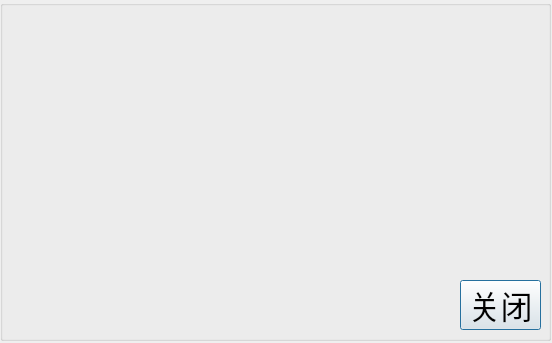
<?xml version="1.0" encoding="UTF-8"?>
<ui version="4.0">
 <class>Showcurve</class>
 <widget class="QDialog" name="Showcurve">
  <property name="geometry">
   <rect>
    <x>0</x>
    <y>0</y>
    <width>552</width>
    <height>343</height>
   </rect>
  </property>
  <property name="windowTitle">
   <string>Curve</string>
  </property>
  <property name="windowIcon">
   <iconset resource="../rc.qrc">
    <normaloff>:/image/update.png</normaloff>:/image/update.png</iconset>
  </property>
  <widget class="QGroupBox" name="groupBox">
   <property name="geometry">
    <rect>
     <x>0</x>
     <y>0</y>
     <width>551</width>
     <height>341</height>
    </rect>
   </property>
   <property name="title">
    <string/>
   </property>
   <widget class="QCustomPlot" name="curve" native="true">
    <property name="geometry">
     <rect>
      <x>10</x>
      <y>10</y>
      <width>441</width>
      <height>321</height>
     </rect>
    </property>
   </widget>
   <widget class="QPushButton" name="shutdownButton">
    <property name="geometry">
     <rect>
      <x>460</x>
      <y>280</y>
      <width>81</width>
      <height>50</height>
     </rect>
    </property>
    <property name="minimumSize">
     <size>
      <width>0</width>
      <height>50</height>
     </size>
    </property>
    <property name="maximumSize">
     <size>
      <width>150</width>
      <height>50</height>
     </size>
    </property>
    <property name="font">
     <font>
      <pointsize>24</pointsize>
     </font>
    </property>
    <property name="text">
     <string>关闭</string>
    </property>
   </widget>
  </widget>
 </widget>
 <customwidgets>
  <customwidget>
   <class>QCustomPlot</class>
   <extends>QWidget</extends>
   <header>qcustomplot.h</header>
   <container>1</container>
  </customwidget>
 </customwidgets>
 <resources>
  <include location="../rc.qrc"/>
 </resources>
 <connections/>
</ui>
